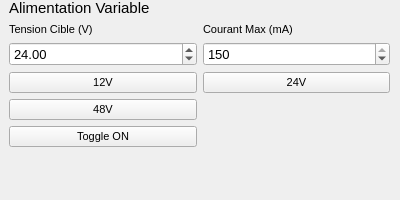
<?xml version="1.0" encoding="UTF-8"?>
<ui version="4.0">
 <class>PowerSupplySetup</class>
 <widget class="QFrame" name="PowerSupplySetup">
  <property name="geometry">
   <rect>
    <x>0</x>
    <y>0</y>
    <width>400</width>
    <height>200</height>
   </rect>
  </property>
  <property name="font">
   <font>
    <family>Arial</family>
    <pointsize>8</pointsize>
   </font>
  </property>
  <property name="windowTitle">
   <string>Form</string>
  </property>
  <property name="frameShape">
   <enum>QFrame::NoFrame</enum>
  </property>
  <widget class="QWidget" name="gridLayoutWidget">
   <property name="geometry">
    <rect>
     <x>-1</x>
     <y>-1</y>
     <width>401</width>
     <height>233</height>
    </rect>
   </property>
   <layout class="QGridLayout" name="gridLayout">
    <property name="leftMargin">
     <number>10</number>
    </property>
    <property name="rightMargin">
     <number>10</number>
    </property>
    <property name="bottomMargin">
     <number>10</number>
    </property>
    <item row="4" column="0">
     <widget class="QPushButton" name="predef48V_PB">
      <property name="font">
       <font>
        <family>Arial</family>
        <pointsize>8</pointsize>
       </font>
      </property>
      <property name="text">
       <string>48V</string>
      </property>
     </widget>
    </item>
    <item row="3" column="0">
     <widget class="QPushButton" name="predef12V_PB">
      <property name="sizePolicy">
       <sizepolicy hsizetype="Minimum" vsizetype="Minimum">
        <horstretch>0</horstretch>
        <verstretch>0</verstretch>
       </sizepolicy>
      </property>
      <property name="font">
       <font>
        <family>Arial</family>
        <pointsize>8</pointsize>
       </font>
      </property>
      <property name="text">
       <string>12V</string>
      </property>
     </widget>
    </item>
    <item row="5" column="0">
     <widget class="QPushButton" name="toggleSupply_PB">
      <property name="font">
       <font>
        <family>Arial</family>
        <pointsize>8</pointsize>
       </font>
      </property>
      <property name="text">
       <string>Toggle ON</string>
      </property>
     </widget>
    </item>
    <item row="1" column="0">
     <widget class="QLabel" name="label">
      <property name="font">
       <font>
        <family>Arial</family>
        <pointsize>8</pointsize>
       </font>
      </property>
      <property name="text">
       <string>Tension Cible (V)</string>
      </property>
     </widget>
    </item>
    <item row="2" column="1">
     <widget class="QSpinBox" name="current_SB">
      <property name="font">
       <font>
        <family>Arial</family>
        <pointsize>10</pointsize>
       </font>
      </property>
      <property name="maximum">
       <number>150</number>
      </property>
      <property name="value">
       <number>150</number>
      </property>
     </widget>
    </item>
    <item row="6" column="0">
     <spacer name="horizontalSpacer">
      <property name="orientation">
       <enum>Qt::Horizontal</enum>
      </property>
      <property name="sizeHint" stdset="0">
       <size>
        <width>40</width>
        <height>20</height>
       </size>
      </property>
     </spacer>
    </item>
    <item row="1" column="1">
     <widget class="QLabel" name="label_2">
      <property name="font">
       <font>
        <family>Arial</family>
        <pointsize>8</pointsize>
       </font>
      </property>
      <property name="text">
       <string>Courant Max (mA)</string>
      </property>
     </widget>
    </item>
    <item row="7" column="0">
     <spacer name="verticalSpacer">
      <property name="orientation">
       <enum>Qt::Vertical</enum>
      </property>
      <property name="sizeHint" stdset="0">
       <size>
        <width>20</width>
        <height>40</height>
       </size>
      </property>
     </spacer>
    </item>
    <item row="6" column="1">
     <spacer name="horizontalSpacer_2">
      <property name="orientation">
       <enum>Qt::Horizontal</enum>
      </property>
      <property name="sizeHint" stdset="0">
       <size>
        <width>40</width>
        <height>20</height>
       </size>
      </property>
     </spacer>
    </item>
    <item row="0" column="0">
     <widget class="QLabel" name="label_3">
      <property name="font">
       <font>
        <family>Arial</family>
        <pointsize>11</pointsize>
       </font>
      </property>
      <property name="text">
       <string>Alimentation Variable</string>
      </property>
     </widget>
    </item>
    <item row="2" column="0">
     <widget class="QDoubleSpinBox" name="voltage_SB">
      <property name="font">
       <font>
        <family>Arial</family>
        <pointsize>10</pointsize>
       </font>
      </property>
      <property name="maximum">
       <double>60.000000000000000</double>
      </property>
      <property name="value">
       <double>24.000000000000000</double>
      </property>
     </widget>
    </item>
    <item row="3" column="1">
     <widget class="QPushButton" name="predef24V_PB">
      <property name="sizePolicy">
       <sizepolicy hsizetype="Minimum" vsizetype="Minimum">
        <horstretch>0</horstretch>
        <verstretch>0</verstretch>
       </sizepolicy>
      </property>
      <property name="font">
       <font>
        <family>Arial</family>
        <pointsize>8</pointsize>
       </font>
      </property>
      <property name="text">
       <string>24V</string>
      </property>
     </widget>
    </item>
    <item row="5" column="1">
     <layout class="QHBoxLayout" name="horizontalLayout_2">
      <item>
       <spacer name="horizontalSpacer_3">
        <property name="orientation">
         <enum>Qt::Horizontal</enum>
        </property>
        <property name="sizeHint" stdset="0">
         <size>
          <width>40</width>
          <height>20</height>
         </size>
        </property>
       </spacer>
      </item>
      <item>
       <widget class="LedWidget" name="supply_LED">
        <property name="sizePolicy">
         <sizepolicy hsizetype="Fixed" vsizetype="Fixed">
          <horstretch>0</horstretch>
          <verstretch>0</verstretch>
         </sizepolicy>
        </property>
        <property name="baseSize">
         <size>
          <width>20</width>
          <height>0</height>
         </size>
        </property>
        <property name="text">
         <string/>
        </property>
       </widget>
      </item>
      <item>
       <spacer name="horizontalSpacer_4">
        <property name="orientation">
         <enum>Qt::Horizontal</enum>
        </property>
        <property name="sizeHint" stdset="0">
         <size>
          <width>40</width>
          <height>20</height>
         </size>
        </property>
       </spacer>
      </item>
     </layout>
    </item>
   </layout>
  </widget>
 </widget>
 <customwidgets>
  <customwidget>
   <class>LedWidget</class>
   <extends>QLabel</extends>
   <header location="global">led.h</header>
  </customwidget>
 </customwidgets>
 <resources/>
 <connections/>
</ui>
